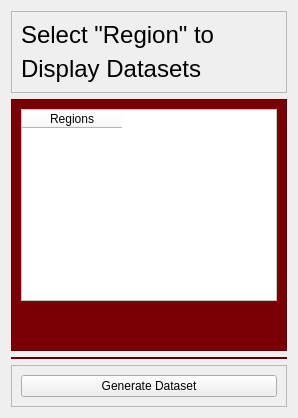
            <widget class="QWidget" name="Datasets_page">
             <property name="sizePolicy">
              <sizepolicy hsizetype="Preferred" vsizetype="Expanding">
               <horstretch>0</horstretch>
               <verstretch>0</verstretch>
              </sizepolicy>
             </property>
             <layout class="QVBoxLayout" name="verticalLayout_10">
              <item alignment="Qt::AlignTop">
               <widget class="QFrame" name="frame_12">
                <property name="frameShape">
                 <enum>QFrame::StyledPanel</enum>
                </property>
                <property name="frameShadow">
                 <enum>QFrame::Raised</enum>
                </property>
                <layout class="QVBoxLayout" name="verticalLayout_22">
                 <item>
                  <widget class="QLabel" name="label_5">
                   <property name="styleSheet">
                    <string notr="true">font-size:24px</string>
                   </property>
                   <property name="text">
                    <string>Select &quot;Region&quot; to</string>
                   </property>
                   <property name="alignment">
                    <set>Qt::AlignJustify|Qt::AlignVCenter</set>
                   </property>
                   <property name="wordWrap">
                    <bool>true</bool>
                   </property>
                  </widget>
                 </item>
                 <item>
                  <widget class="QLabel" name="label_6">
                   <property name="styleSheet">
                    <string notr="true">font-size:24px</string>
                   </property>
                   <property name="text">
                    <string>Display Datasets</string>
                   </property>
                  </widget>
                 </item>
                </layout>
               </widget>
              </item>
              <item>
               <widget class="QFrame" name="frame_13">
                <property name="styleSheet">
                 <string notr="true">background-color:#7A0006;
color:rgb(0, 0, 0)</string>
                </property>
                <property name="frameShape">
                 <enum>QFrame::StyledPanel</enum>
                </property>
                <property name="frameShadow">
                 <enum>QFrame::Raised</enum>
                </property>
                <layout class="QVBoxLayout" name="verticalLayout_21">
                 <item>
                  <widget class="QTableWidget" name="DatasetTable">
                   <property name="styleSheet">
                    <string notr="true">background-color:rgb(255, 255, 255)
</string>
                   </property>
                   <column>
                    <property name="text">
                     <string>Regions</string>
                    </property>
                   </column>
                  </widget>
                 </item>
                 <item>
                  <spacer name="verticalSpacer_3">
                   <property name="orientation">
                    <enum>Qt::Vertical</enum>
                   </property>
                   <property name="sizeHint" stdset="0">
                    <size>
                     <width>20</width>
                     <height>40</height>
                    </size>
                   </property>
                  </spacer>
                 </item>
                </layout>
               </widget>
              </item>
              <item alignment="Qt::AlignVCenter">
               <widget class="QFrame" name="dataframe">
                <property name="sizePolicy">
                 <sizepolicy hsizetype="Preferred" vsizetype="Preferred">
                  <horstretch>0</horstretch>
                  <verstretch>0</verstretch>
                 </sizepolicy>
                </property>
                <property name="styleSheet">
                 <string notr="true">background-color:#7A0006;
color:rgb(0, 0, 0)</string>
                </property>
                <property name="frameShape">
                 <enum>QFrame::StyledPanel</enum>
                </property>
                <property name="frameShadow">
                 <enum>QFrame::Raised</enum>
                </property>
                <layout class="QVBoxLayout" name="verticalLayout_17">
                 <property name="spacing">
                  <number>0</number>
                 </property>
                 <property name="leftMargin">
                  <number>0</number>
                 </property>
                 <property name="topMargin">
                  <number>0</number>
                 </property>
                 <property name="rightMargin">
                  <number>0</number>
                 </property>
                 <property name="bottomMargin">
                  <number>0</number>
                 </property>
                </layout>
               </widget>
              </item>
              <item alignment="Qt::AlignBottom">
               <widget class="QFrame" name="generatedataframe">
                <property name="frameShape">
                 <enum>QFrame::StyledPanel</enum>
                </property>
                <property name="frameShadow">
                 <enum>QFrame::Raised</enum>
                </property>
                <layout class="QVBoxLayout" name="verticalLayout_11">
                 <item>
                  <widget class="QPushButton" name="GenerateData_btn">
                   <property name="text">
                    <string>Generate Dataset</string>
                   </property>
                   <property name="icon">
                    <iconset resource="resources.qrc">
                     <normaloff>:/icons/project_icons/codepen.svg</normaloff>:/icons/project_icons/codepen.svg</iconset>
                   </property>
                   <property name="iconSize">
                    <size>
                     <width>41</width>
                     <height>41</height>
                    </size>
                   </property>
                  </widget>
                 </item>
                </layout>
               </widget>
              </item>
             </layout>
            </widget>
